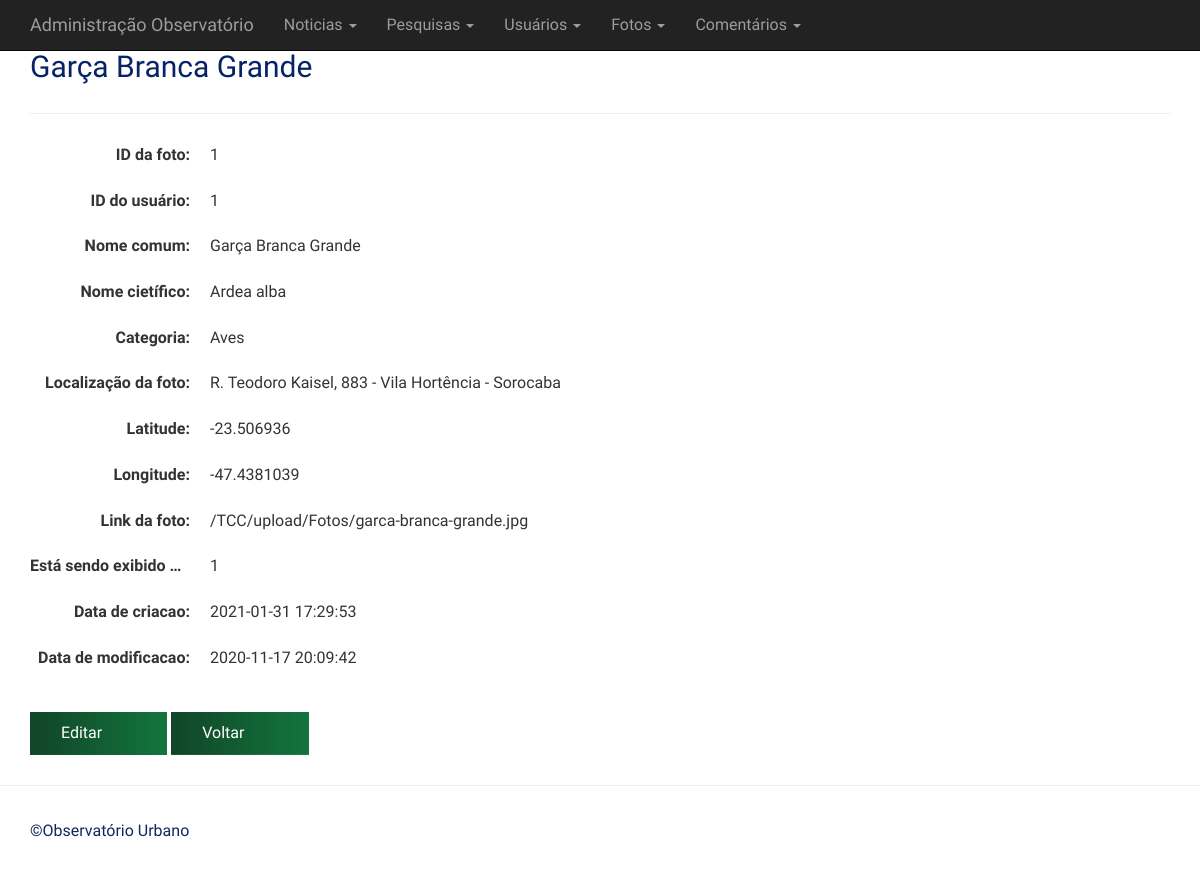
The page /adm/fotos/view.php?id=1 on the database its author committed.
### tables this page shows
CREATE TABLE `fotos` (
  `id` int(11) NOT NULL COMMENT 'Chave da Tabela',
  `id_usuario` int(11) NOT NULL COMMENT 'Chave estrangeira da tabela usuario',
  `nome_envio` varchar(40) NOT NULL COMMENT 'Nome de quem mandou a foto',
  `nome_comum` varchar(40) NOT NULL COMMENT 'Nome comum da espécie',
  `nome_cientifico` varchar(50) NOT NULL COMMENT 'Nome cientifico da espécie',
  `categoria` varchar(30) NOT NULL COMMENT 'Categoria referente a espécie do animal',
  `localizacao` text NOT NULL COMMENT 'localizacao da foto',
  `lat` text NOT NULL COMMENT 'latitude',
  `lng` text NOT NULL COMMENT 'longitude',
  `foto` text NOT NULL COMMENT 'link da foto',
  `validado` tinyint(1) NOT NULL COMMENT 'Mostra se a linha é valida para ser exibida no site',
  `criacao` datetime NOT NULL DEFAULT current_timestamp() ON UPDATE current_timestamp() COMMENT 'data de criacao',
  `modificacao` datetime DEFAULT NULL COMMENT 'data de modificacao'
);

### adm/inc/database.php (called while the page is built, shortened)
<?php
function open_database() {
	try {
		$conn = new mysqli(DB_HOST, DB_USER, DB_PASSWORD, DB_NAME);
		return $conn;
	} catch (Exception $e) {
		echo $e->getMessage();
		return null;
	}
}
function find( $table = null, $id = null ) {
	$database = open_database();
	$found = null;
	try {
	  if ($id) {
	    $sql = "SELECT * FROM " . $table . " WHERE id = " . $id;
	    $result = $database->query($sql);
	    if ($result->num_rows > 0) {
	      $found = $result->fetch_assoc();
	    }
	  } else {
	    $sql = "SELECT * FROM " . $table;
	    $result = $database->query($sql);
	    if ($result->num_rows > 0) {
	      $found = $result->fetch_all(MYSQLI_ASSOC);
	    }
	  }
	} catch (Exception $e) {
	  $_SESSION['message'] = $e->GetMessage();
	  $_SESSION['type'] = 'danger';
  }
    return $found;
}

### adm/fotos/functions.php (called while the page is built, shortened)
<?php
function view($id = null) {
	$customer = find('fotos', $id);
  }

### adm/fotos/view.php (the view, shortened to what this page needs)
<?php
	require_once('functions.php');
	view($_GET['id']);
?>
<h2><?php echo $customer['nome_comum']; ?></h2>
<hr>
<dl class="dl-horizontal">
	<dt>ID da foto:</dt>
	<dd><?php echo $customer['id']; ?></dd>
	<br/>
	<dt>ID do usuário:</dt>
	<dd><?php echo $customer['id_usuario']; ?></dd>
	<br/>
	<dt>Nome comum:</dt>
	<dd><?php echo $customer['nome_comum']; ?></dd>
	<br/>
	<dt>Nome cietífico:</dt>
	<dd><?php echo $customer['nome_cientifico']; ?></dd>
	<br/>
	<dt>Categoria:</dt>
	<dd><?php echo $customer['categoria']; ?></dd>
	<br/>
	<dt>Localização da foto:</dt>
	<dd><?php echo $customer['localizacao']; ?></dd>
	<br/>
	<dt>Latitude:</dt>
	<dd><?php echo $customer['lat']; ?></dd>
	<br/>
	<dt>Longitude:</dt>
	<dd><?php echo $customer['lng']; ?></dd>
	<br/>
	<dt>Link da foto:</dt>
	<dd><?php echo $customer['foto']; ?></dd>
	<br/>
	<dt>Está sendo exibido no site:</dt>
	<dd><?php echo $customer['validado']; ?></dd>
	<br/>
	<dt>Data de criacao:</dt>
	<dd><?php echo $customer['criacao']; ?></dd>
	<br/>
	<dt>Data de modificacao:</dt>
	<dd><?php echo $customer['modificacao']; ?></dd>
	<br/>
</dl>
<div id="actions" class="row">
	<div class="col-md-12">
	  <a href="edit.php?id=<?php echo $customer['id']; ?>" class="btn btn-primary">Editar</a>
	  <a href="index.php" class="btn btn-default">Voltar</a>
	</div>
</div>

### adm/inc/header.php (style rules this page uses)
body { padding-top: 50px; padding-bottom: 20px; }

### rows shown on the page
fotos: nome_comum "Garça Branca Grande", id "1", id_usuario "1", nome_cientifico "Ardea alba", categoria "Aves", localizacao "R. Teodoro Kaisel, 883 - Vila Hortência - Sorocaba", lat "-23.506936", lng "-47.4381039", foto "/TCC/upload/Fotos/garca-branca-grande.jpg", validado "1", criacao "2021-01-31 17:29:53", modificacao "2020-11-17 20:09:42"
